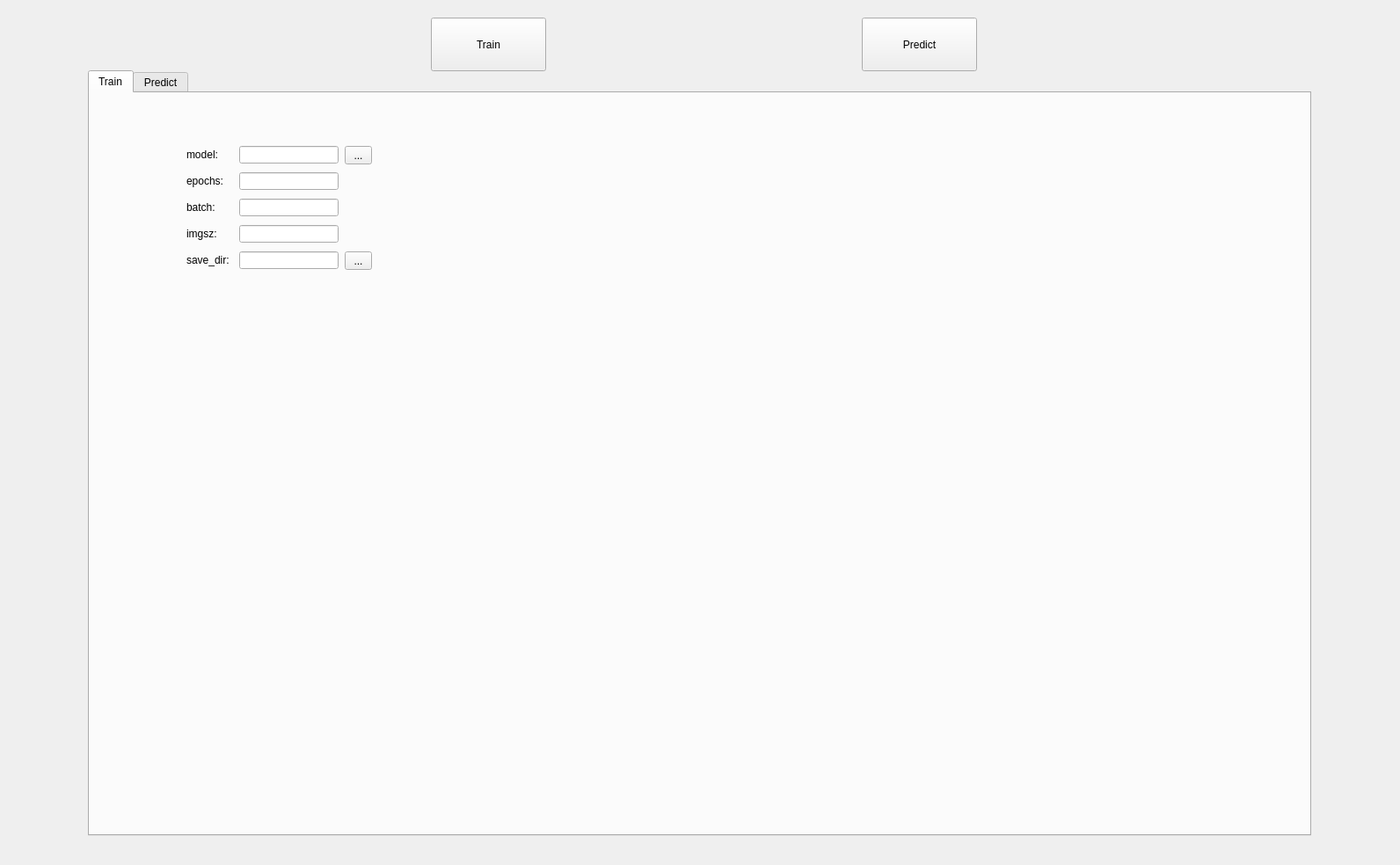
<?xml version="1.0" encoding="UTF-8"?>
<ui version="4.0">
 <class>detect</class>
 <widget class="QWidget" name="detect">
  <property name="geometry">
   <rect>
    <x>0</x>
    <y>0</y>
    <width>1592</width>
    <height>984</height>
   </rect>
  </property>
  <property name="windowTitle">
   <string>detect</string>
  </property>
  <widget class="QPushButton" name="pushButton">
   <property name="geometry">
    <rect>
     <x>490</x>
     <y>20</y>
     <width>131</width>
     <height>61</height>
    </rect>
   </property>
   <property name="text">
    <string>Train</string>
   </property>
  </widget>
  <widget class="QPushButton" name="pushButton_2">
   <property name="geometry">
    <rect>
     <x>980</x>
     <y>20</y>
     <width>131</width>
     <height>61</height>
    </rect>
   </property>
   <property name="text">
    <string>Predict</string>
   </property>
  </widget>
  <widget class="QTabWidget" name="tabWidget">
   <property name="geometry">
    <rect>
     <x>100</x>
     <y>80</y>
     <width>1391</width>
     <height>871</height>
    </rect>
   </property>
   <property name="currentIndex">
    <number>0</number>
   </property>
   <widget class="QWidget" name="tab">
    <attribute name="title">
     <string>Train</string>
    </attribute>
    <widget class="QLabel" name="label">
     <property name="geometry">
      <rect>
       <x>110</x>
       <y>60</y>
       <width>61</width>
       <height>20</height>
      </rect>
     </property>
     <property name="text">
      <string>model:</string>
     </property>
     <property name="scaledContents">
      <bool>false</bool>
     </property>
    </widget>
    <widget class="QLabel" name="label_2">
     <property name="geometry">
      <rect>
       <x>110</x>
       <y>90</y>
       <width>60</width>
       <height>20</height>
      </rect>
     </property>
     <property name="text">
      <string>epochs:</string>
     </property>
    </widget>
    <widget class="QLabel" name="label_3">
     <property name="geometry">
      <rect>
       <x>110</x>
       <y>120</y>
       <width>60</width>
       <height>20</height>
      </rect>
     </property>
     <property name="text">
      <string>batch:</string>
     </property>
    </widget>
    <widget class="QLabel" name="label_4">
     <property name="geometry">
      <rect>
       <x>110</x>
       <y>150</y>
       <width>60</width>
       <height>20</height>
      </rect>
     </property>
     <property name="text">
      <string>imgsz:</string>
     </property>
    </widget>
    <widget class="QLabel" name="label_5">
     <property name="geometry">
      <rect>
       <x>110</x>
       <y>180</y>
       <width>60</width>
       <height>20</height>
      </rect>
     </property>
     <property name="text">
      <string>save_dir:</string>
     </property>
    </widget>
    <widget class="QToolButton" name="toolButton">
     <property name="geometry">
      <rect>
       <x>290</x>
       <y>60</y>
       <width>31</width>
       <height>21</height>
      </rect>
     </property>
     <property name="text">
      <string>...</string>
     </property>
    </widget>
    <widget class="QToolButton" name="toolButton_2">
     <property name="geometry">
      <rect>
       <x>290</x>
       <y>180</y>
       <width>31</width>
       <height>21</height>
      </rect>
     </property>
     <property name="text">
      <string>...</string>
     </property>
    </widget>
    <widget class="QLineEdit" name="lineEdit_model">
     <property name="geometry">
      <rect>
       <x>170</x>
       <y>60</y>
       <width>113</width>
       <height>20</height>
      </rect>
     </property>
    </widget>
    <widget class="QLineEdit" name="lineEdit_epochs">
     <property name="geometry">
      <rect>
       <x>170</x>
       <y>90</y>
       <width>113</width>
       <height>20</height>
      </rect>
     </property>
    </widget>
    <widget class="QLineEdit" name="lineEdit_batch">
     <property name="geometry">
      <rect>
       <x>170</x>
       <y>120</y>
       <width>113</width>
       <height>20</height>
      </rect>
     </property>
    </widget>
    <widget class="QLineEdit" name="lineEdit_imgsz">
     <property name="geometry">
      <rect>
       <x>170</x>
       <y>150</y>
       <width>113</width>
       <height>20</height>
      </rect>
     </property>
    </widget>
    <widget class="QLineEdit" name="lineEdit_save_dir">
     <property name="geometry">
      <rect>
       <x>170</x>
       <y>180</y>
       <width>113</width>
       <height>20</height>
      </rect>
     </property>
    </widget>
   </widget>
   <widget class="QWidget" name="tab_2">
    <attribute name="title">
     <string>Predict</string>
    </attribute>
   </widget>
  </widget>
 </widget>
 <resources/>
 <connections/>
</ui>
